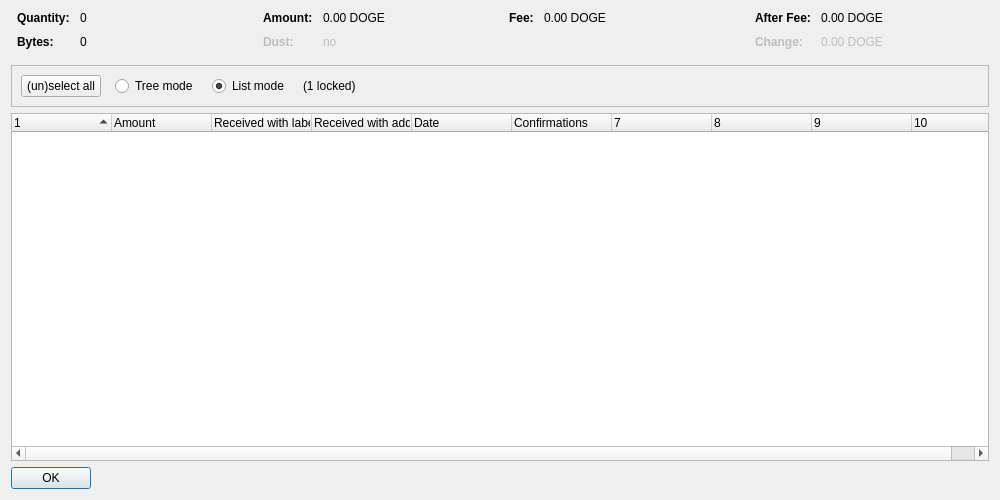
<?xml version="1.0" encoding="UTF-8"?>
<ui version="4.0">
 <class>CoinControlDialog</class>
 <widget class="QDialog" name="CoinControlDialog">
  <property name="geometry">
   <rect>
    <x>0</x>
    <y>0</y>
    <width>1000</width>
    <height>500</height>
   </rect>
  </property>
  <property name="windowTitle">
   <string>Coin Selection</string>
  </property>
  <layout class="QVBoxLayout" name="verticalLayout">
   <item>
    <layout class="QHBoxLayout" name="horizontalLayoutTop" stretch="0,0,0,0">
     <property name="topMargin">
      <number>0</number>
     </property>
     <property name="bottomMargin">
      <number>10</number>
     </property>
     <item>
      <layout class="QFormLayout" name="formLayoutCoinControl1">
       <property name="horizontalSpacing">
        <number>10</number>
       </property>
       <property name="verticalSpacing">
        <number>10</number>
       </property>
       <property name="leftMargin">
        <number>6</number>
       </property>
       <property name="rightMargin">
        <number>6</number>
       </property>
       <item row="0" column="0">
        <widget class="QLabel" name="labelCoinControlQuantityText">
         <property name="font">
          <font>
           <weight>75</weight>
           <bold>true</bold>
          </font>
         </property>
         <property name="text">
          <string>Quantity:</string>
         </property>
        </widget>
       </item>
       <item row="0" column="1">
        <widget class="QLabel" name="labelCoinControlQuantity">
         <property name="cursor">
          <cursorShape>IBeamCursor</cursorShape>
         </property>
         <property name="contextMenuPolicy">
          <enum>Qt::ActionsContextMenu</enum>
         </property>
         <property name="text">
          <string notr="true">0</string>
         </property>
         <property name="textInteractionFlags">
          <set>Qt::LinksAccessibleByMouse|Qt::TextSelectableByKeyboard|Qt::TextSelectableByMouse</set>
         </property>
        </widget>
       </item>
       <item row="1" column="0">
        <widget class="QLabel" name="labelCoinControlBytesText">
         <property name="font">
          <font>
           <weight>75</weight>
           <bold>true</bold>
          </font>
         </property>
         <property name="text">
          <string>Bytes:</string>
         </property>
        </widget>
       </item>
       <item row="1" column="1">
        <widget class="QLabel" name="labelCoinControlBytes">
         <property name="cursor">
          <cursorShape>IBeamCursor</cursorShape>
         </property>
         <property name="contextMenuPolicy">
          <enum>Qt::ActionsContextMenu</enum>
         </property>
         <property name="text">
          <string notr="true">0</string>
         </property>
         <property name="textInteractionFlags">
          <set>Qt::LinksAccessibleByMouse|Qt::TextSelectableByKeyboard|Qt::TextSelectableByMouse</set>
         </property>
        </widget>
       </item>
      </layout>
     </item>
     <item>
      <layout class="QFormLayout" name="formLayoutCoinControl2">
       <property name="horizontalSpacing">
        <number>10</number>
       </property>
       <property name="verticalSpacing">
        <number>10</number>
       </property>
       <property name="leftMargin">
        <number>6</number>
       </property>
       <property name="rightMargin">
        <number>6</number>
       </property>
       <item row="0" column="0">
        <widget class="QLabel" name="labelCoinControlAmountText">
         <property name="font">
          <font>
           <weight>75</weight>
           <bold>true</bold>
          </font>
         </property>
         <property name="text">
          <string>Amount:</string>
         </property>
        </widget>
       </item>
       <item row="0" column="1">
        <widget class="QLabel" name="labelCoinControlAmount">
         <property name="cursor">
          <cursorShape>IBeamCursor</cursorShape>
         </property>
         <property name="contextMenuPolicy">
          <enum>Qt::ActionsContextMenu</enum>
         </property>
         <property name="text">
          <string notr="true">0.00 DOGE</string>
         </property>
         <property name="textInteractionFlags">
          <set>Qt::LinksAccessibleByMouse|Qt::TextSelectableByKeyboard|Qt::TextSelectableByMouse</set>
         </property>
        </widget>
       </item>
       <item row="1" column="0">
        <widget class="QLabel" name="labelCoinControlLowOutputText">
         <property name="enabled">
          <bool>false</bool>
         </property>
         <property name="font">
          <font>
           <weight>75</weight>
           <bold>true</bold>
          </font>
         </property>
         <property name="text">
          <string>Dust:</string>
         </property>
        </widget>
       </item>
       <item row="1" column="1">
        <widget class="QLabel" name="labelCoinControlLowOutput">
         <property name="enabled">
          <bool>false</bool>
         </property>
         <property name="cursor">
          <cursorShape>IBeamCursor</cursorShape>
         </property>
         <property name="contextMenuPolicy">
          <enum>Qt::ActionsContextMenu</enum>
         </property>
         <property name="text">
          <string notr="true">no</string>
         </property>
         <property name="textInteractionFlags">
          <set>Qt::LinksAccessibleByMouse|Qt::TextSelectableByKeyboard|Qt::TextSelectableByMouse</set>
         </property>
        </widget>
       </item>
      </layout>
     </item>
     <item>
      <layout class="QFormLayout" name="formLayoutCoinControl3">
       <property name="horizontalSpacing">
        <number>10</number>
       </property>
       <property name="verticalSpacing">
        <number>10</number>
       </property>
       <property name="leftMargin">
        <number>6</number>
       </property>
       <property name="rightMargin">
        <number>6</number>
       </property>
       <item row="0" column="0">
        <widget class="QLabel" name="labelCoinControlFeeText">
         <property name="font">
          <font>
           <weight>75</weight>
           <bold>true</bold>
          </font>
         </property>
         <property name="text">
          <string>Fee:</string>
         </property>
        </widget>
       </item>
       <item row="0" column="1">
        <widget class="QLabel" name="labelCoinControlFee">
         <property name="cursor">
          <cursorShape>IBeamCursor</cursorShape>
         </property>
         <property name="contextMenuPolicy">
          <enum>Qt::ActionsContextMenu</enum>
         </property>
         <property name="text">
          <string notr="true">0.00 DOGE</string>
         </property>
         <property name="textInteractionFlags">
          <set>Qt::LinksAccessibleByMouse|Qt::TextSelectableByKeyboard|Qt::TextSelectableByMouse</set>
         </property>
        </widget>
       </item>
      </layout>
     </item>
     <item>
      <layout class="QFormLayout" name="formLayoutCoinControl4">
       <property name="horizontalSpacing">
        <number>10</number>
       </property>
       <property name="verticalSpacing">
        <number>10</number>
       </property>
       <property name="leftMargin">
        <number>6</number>
       </property>
       <property name="rightMargin">
        <number>6</number>
       </property>
       <item row="0" column="0">
        <widget class="QLabel" name="labelCoinControlAfterFeeText">
         <property name="font">
          <font>
           <weight>75</weight>
           <bold>true</bold>
          </font>
         </property>
         <property name="text">
          <string>After Fee:</string>
         </property>
        </widget>
       </item>
       <item row="0" column="1">
        <widget class="QLabel" name="labelCoinControlAfterFee">
         <property name="cursor">
          <cursorShape>IBeamCursor</cursorShape>
         </property>
         <property name="contextMenuPolicy">
          <enum>Qt::ActionsContextMenu</enum>
         </property>
         <property name="text">
          <string notr="true">0.00 DOGE</string>
         </property>
         <property name="textInteractionFlags">
          <set>Qt::LinksAccessibleByMouse|Qt::TextSelectableByKeyboard|Qt::TextSelectableByMouse</set>
         </property>
        </widget>
       </item>
       <item row="1" column="0">
        <widget class="QLabel" name="labelCoinControlChangeText">
         <property name="enabled">
          <bool>false</bool>
         </property>
         <property name="font">
          <font>
           <weight>75</weight>
           <bold>true</bold>
          </font>
         </property>
         <property name="text">
          <string>Change:</string>
         </property>
        </widget>
       </item>
       <item row="1" column="1">
        <widget class="QLabel" name="labelCoinControlChange">
         <property name="enabled">
          <bool>false</bool>
         </property>
         <property name="cursor">
          <cursorShape>IBeamCursor</cursorShape>
         </property>
         <property name="contextMenuPolicy">
          <enum>Qt::ActionsContextMenu</enum>
         </property>
         <property name="text">
          <string notr="true">0.00 DOGE</string>
         </property>
         <property name="textInteractionFlags">
          <set>Qt::LinksAccessibleByMouse|Qt::TextSelectableByKeyboard|Qt::TextSelectableByMouse</set>
         </property>
        </widget>
       </item>
      </layout>
     </item>
    </layout>
   </item>
   <item>
    <widget class="QFrame" name="frame">
     <property name="minimumSize">
      <size>
       <width>0</width>
       <height>40</height>
      </size>
     </property>
     <property name="frameShape">
      <enum>QFrame::StyledPanel</enum>
     </property>
     <property name="frameShadow">
      <enum>QFrame::Sunken</enum>
     </property>
     <layout class="QHBoxLayout" name="horizontalLayout">
      <item>
       <layout class="QHBoxLayout" name="horizontalLayoutPanel" stretch="0,0,0,0,0">
        <property name="spacing">
         <number>14</number>
        </property>
        <item>
         <widget class="QPushButton" name="pushButtonSelectAll">
          <property name="sizePolicy">
           <sizepolicy hsizetype="Maximum" vsizetype="Fixed">
            <horstretch>0</horstretch>
            <verstretch>0</verstretch>
           </sizepolicy>
          </property>
          <property name="text">
           <string>(un)select all</string>
          </property>
          <property name="autoDefault">
           <bool>false</bool>
          </property>
         </widget>
        </item>
        <item>
         <widget class="QRadioButton" name="radioTreeMode">
          <property name="sizePolicy">
           <sizepolicy hsizetype="Maximum" vsizetype="Fixed">
            <horstretch>0</horstretch>
            <verstretch>0</verstretch>
           </sizepolicy>
          </property>
          <property name="text">
           <string>Tree mode</string>
          </property>
         </widget>
        </item>
        <item>
         <widget class="QRadioButton" name="radioListMode">
          <property name="sizePolicy">
           <sizepolicy hsizetype="Maximum" vsizetype="Fixed">
            <horstretch>0</horstretch>
            <verstretch>0</verstretch>
           </sizepolicy>
          </property>
          <property name="text">
           <string>List mode</string>
          </property>
          <property name="checked">
           <bool>true</bool>
          </property>
         </widget>
        </item>
        <item>
         <widget class="QLabel" name="labelLocked">
          <property name="text">
           <string notr="true">(1 locked)</string>
          </property>
         </widget>
        </item>
        <item>
         <spacer name="horizontalSpacer">
          <property name="orientation">
           <enum>Qt::Horizontal</enum>
          </property>
          <property name="sizeHint" stdset="0">
           <size>
            <width>40</width>
            <height>20</height>
           </size>
          </property>
         </spacer>
        </item>
       </layout>
      </item>
     </layout>
    </widget>
   </item>
   <item>
    <widget class="CoinControlTreeWidget" name="treeWidget">
     <property name="contextMenuPolicy">
      <enum>Qt::CustomContextMenu</enum>
     </property>
     <property name="sortingEnabled">
      <bool>false</bool>
     </property>
     <property name="columnCount">
      <number>10</number>
     </property>
     <attribute name="headerShowSortIndicator" stdset="0">
      <bool>true</bool>
     </attribute>
     <attribute name="headerStretchLastSection">
      <bool>false</bool>
     </attribute>
     <column>
      <property name="text">
       <string/>
      </property>
     </column>
     <column>
      <property name="text">
       <string>Amount</string>
      </property>
     </column>
     <column>
      <property name="text">
       <string>Received with label</string>
      </property>
     </column>
     <column>
      <property name="text">
       <string>Received with address</string>
      </property>
     </column>
     <column>
      <property name="text">
       <string>Date</string>
      </property>
     </column>
     <column>
      <property name="text">
       <string>Confirmations</string>
      </property>
      <property name="toolTip">
       <string>Confirmed</string>
      </property>
     </column>
     <column>
      <property name="text">
       <string/>
      </property>
     </column>
     <column>
      <property name="text">
       <string/>
      </property>
     </column>
     <column>
      <property name="text">
       <string/>
      </property>
     </column>
     <column>
      <property name="text">
       <string/>
      </property>
     </column>
    </widget>
   </item>
   <item>
    <widget class="QDialogButtonBox" name="buttonBox">
     <property name="sizePolicy">
      <sizepolicy hsizetype="Maximum" vsizetype="Fixed">
       <horstretch>0</horstretch>
       <verstretch>0</verstretch>
      </sizepolicy>
     </property>
     <property name="orientation">
      <enum>Qt::Horizontal</enum>
     </property>
     <property name="standardButtons">
      <set>QDialogButtonBox::Ok</set>
     </property>
    </widget>
   </item>
  </layout>
 </widget>
 <customwidgets>
  <customwidget>
   <class>CoinControlTreeWidget</class>
   <extends>QTreeWidget</extends>
   <header>qt/coincontroltreewidget.h</header>
  </customwidget>
 </customwidgets>
 <resources/>
 <connections/>
</ui>
